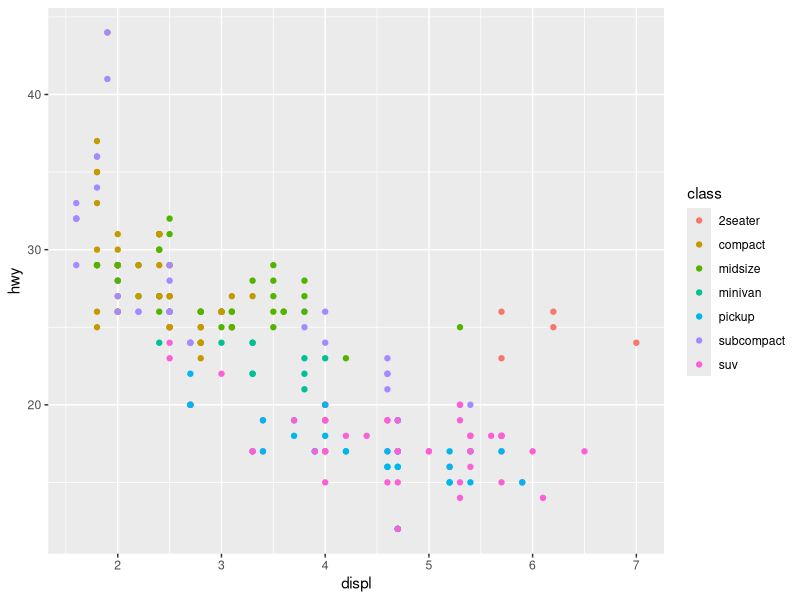
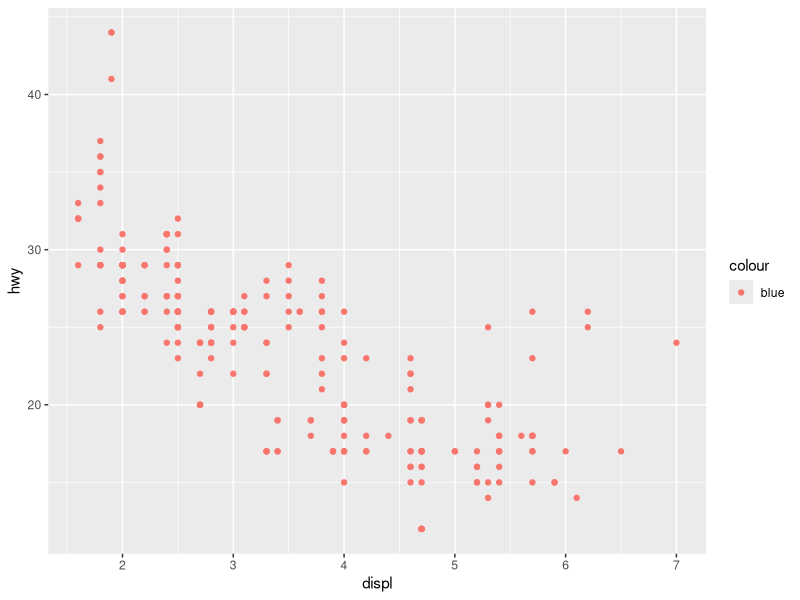
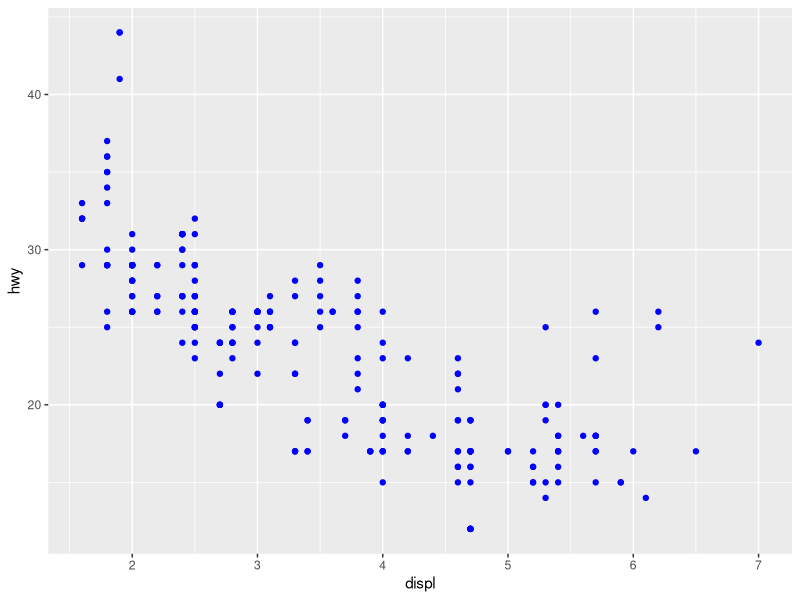
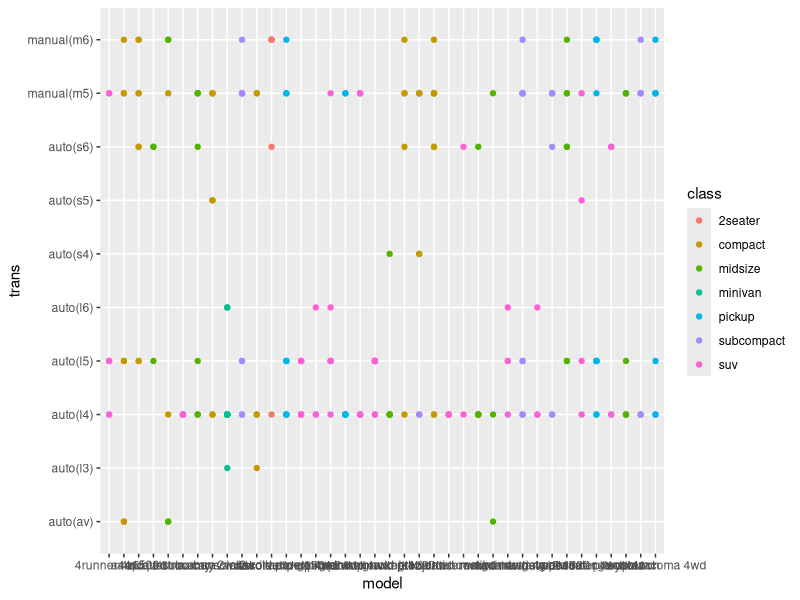
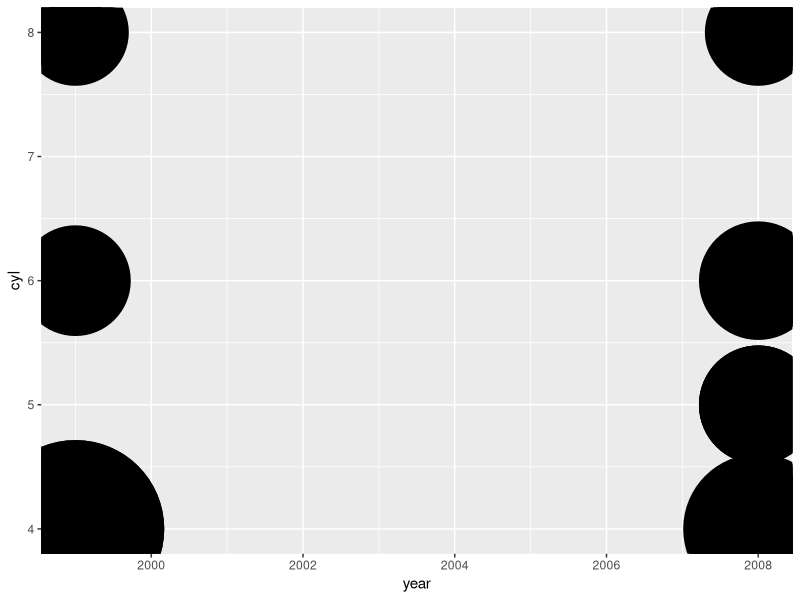
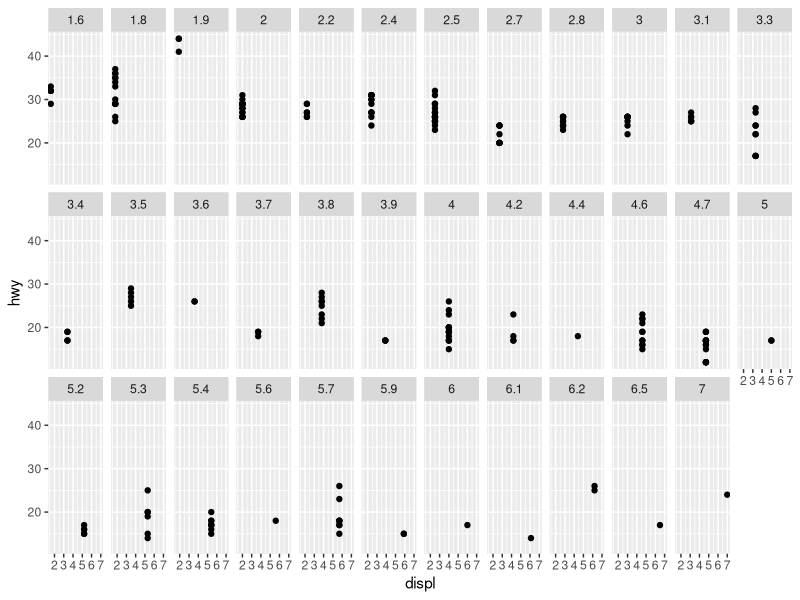
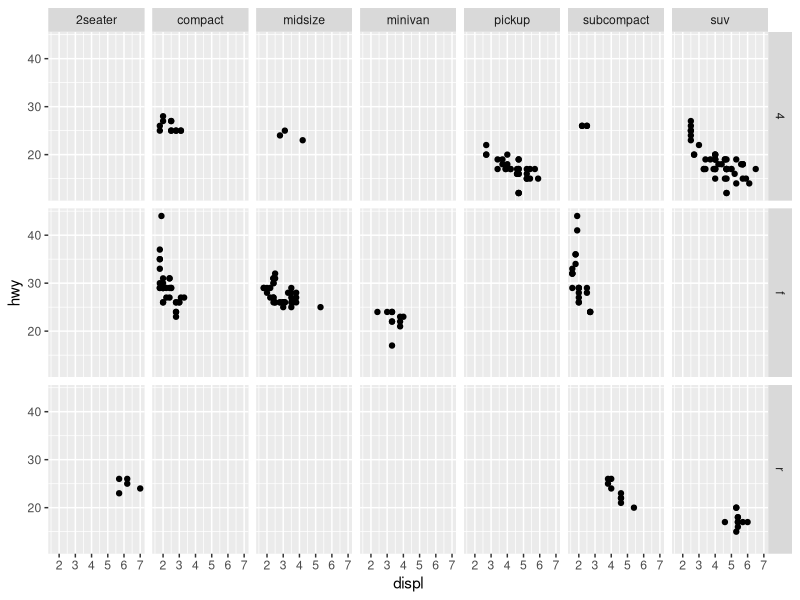
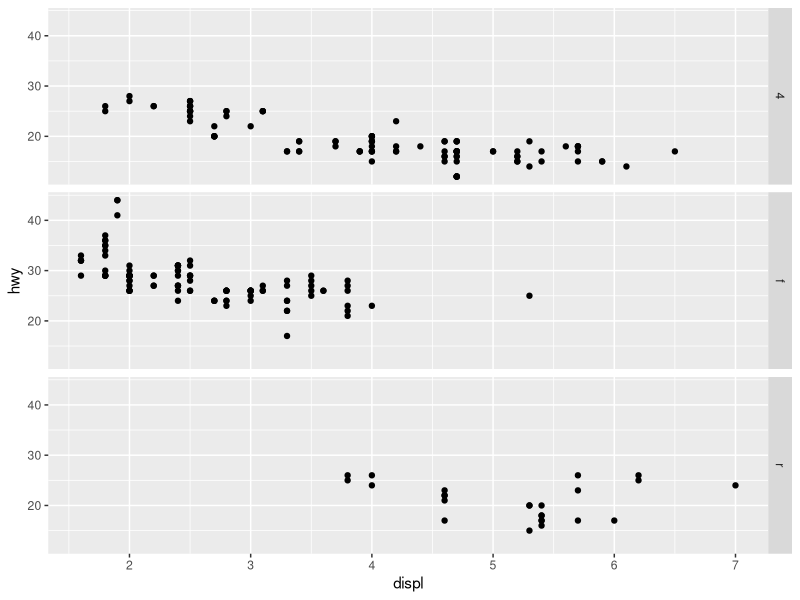

These figures' R source, in order:
# The easiest way to get ggplot2 is to install the whole tidyverse:
install.packages("tidyverse")

# Alternatively, install just ggplot2:
install.packages("ggplot2")

library(ggplot2)

mpg$trans

summary(mpg)
str(mpg)

ggplot(mpg, aes(displ, hwy, colour = class)) + 
  geom_point()

ggplot(data = mpg) + 
  geom_point(mapping = aes(x = displ, y = hwy, color = "blue"))

ggplot(data = mpg) + 
  geom_point(mapping = aes(x = displ, y = hwy), color = "blue")

unique(mpg$year)
# aes funciton
#x
# y
# alpha
# colour
# fill
# shape
# size
# stroke

#categorical
ggplot(data = mpg) + 
  geom_point(mapping = aes(x = model, y = trans, colour = class))

#numerical
ggplot(data = mpg) + 
  geom_point(mapping = aes(x = year, y = cyl, stroke = hwy))

#facet wrap
ggplot(data = mpg) + 
  geom_point(mapping = aes(x = displ, y = hwy)) +
  facet_wrap(~ displ, nrow = 3)

ggplot(data = mpg) + 
  geom_point(mapping = aes(x = displ, y = hwy)) +
  facet_grid(drv ~ class)


ggplot(data = mpg) + 
  geom_point(mapping = aes(x = displ, y = hwy)) +
  facet_grid(drv ~ .)

ggplot(data = mpg) + 
  geom_point(mapping = aes(x = displ, y = hwy)) +
  facet_grid(. ~ class)


# Geonm
ggplot(data = mpg) +
  geom_smooth(mapping = aes(x = displ, y = hwy))

ggplot(data = mpg) +
  geom_smooth(mapping = aes(x = displ, y = hwy, group = drv))

# use multiple geom
ggplot(data = mpg, mapping = aes(x = displ, y = hwy)) + 
  geom_point(colour = 'red') + 
  geom_smooth(colour = 'orange')









